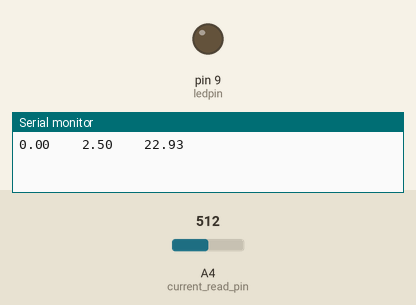
The sketch below on a simulated Arduino Uno, built with avr-gcc and run on an emulated ATmega328P. Parts: output pins drawn as LEDs (lit = HIGH), the last lines printed to the serial monitor. Inputs (shaded band) come from the test bench; at power-on: A4 (current_read_pin) = 512.

Above: at 0.1 s.
At 60.1 s:
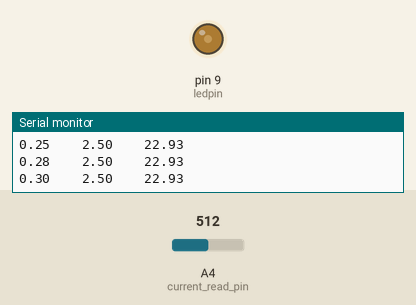
At 125.1 s:
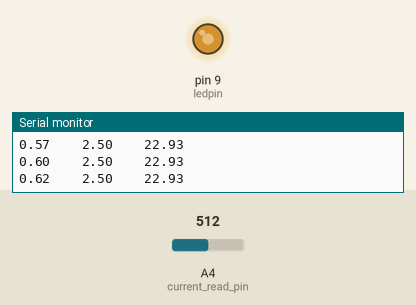
Timing chart, 0 to 126.6 s (numbered marks = the images above):
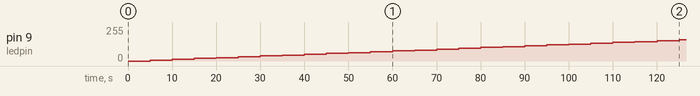

Measured:
- by itself, pin 9 (ledpin): moves from 0/255 to 159/255 over 120 s

The sketch:

pwm_vs_current.ino
```cpp
float pwm = 0.0;
float max_pwm = 1;
float pwm_step = 0.025;
int ledpin = 9;
int duty;
int val;
int tempPin = A0;
float get_temp();
int current_read_pin = A4;
void setup()
{
  pinMode(ledpin, OUTPUT);
  pinMode(current_read_pin, INPUT);
  Serial.begin(9600);
}

void loop()
{
  float current = 0;
//  analogWrite(ledpin, pwm*255);
// float curr_temp = get_temp();
  while (1)
  {
    duty = pwm * 255;
    if (duty >= 255)
    {
      pwm = 0.0;
    }

    analogWrite(ledpin, duty);
    //3.882736
    current = (12 - (3.882736 * (analogRead(current_read_pin)*5.0/1024.0)))/0.1;
    Serial.println(String(pwm) + "    " + String((analogRead(current_read_pin)*5.0/1024.0)) +"    " + String(current));
    delay(5000);
    pwm = pwm + pwm_step;
  }

}


float get_temp()
{
  val = analogRead(tempPin);
  float mv = ( val / 1024.0) * 5000;
  float cel = mv / 10;

  Serial.print("TEMPRATURE = ");
  Serial.print(cel);
  Serial.print("*C");
  Serial.println();

  return cel;
}
```
